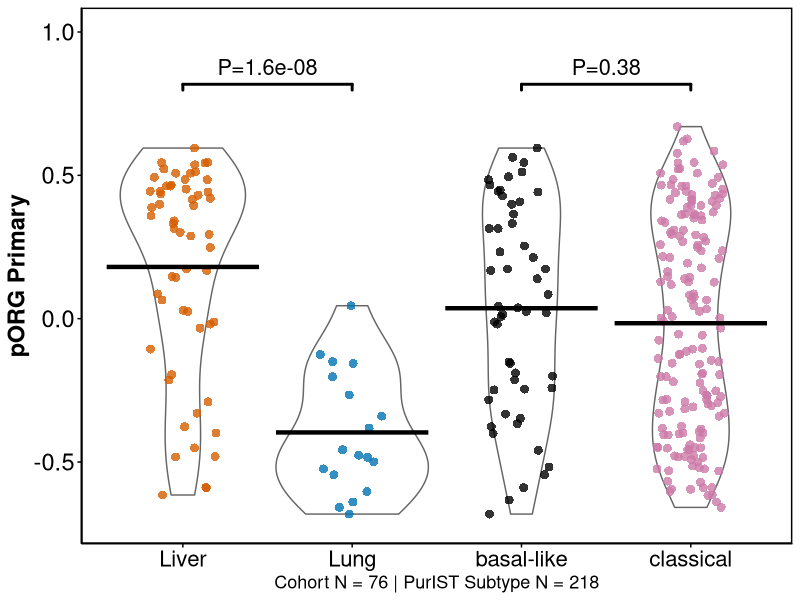
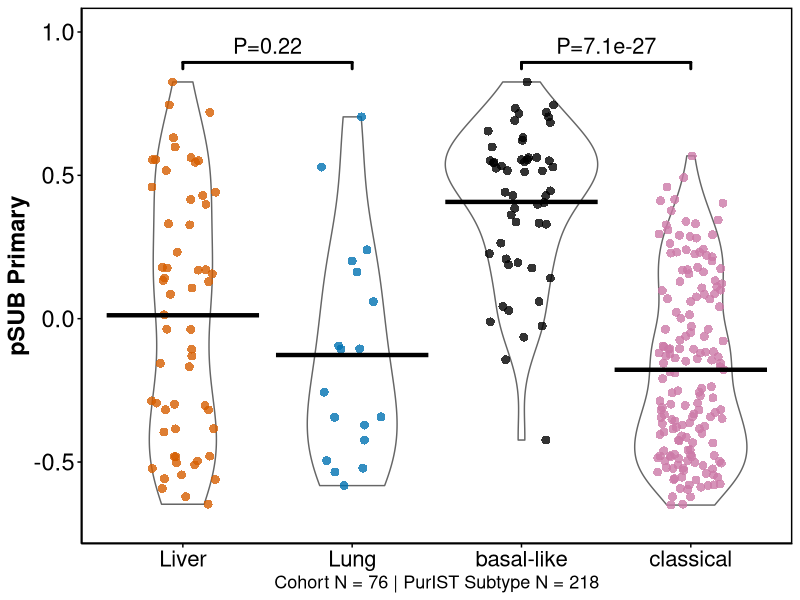
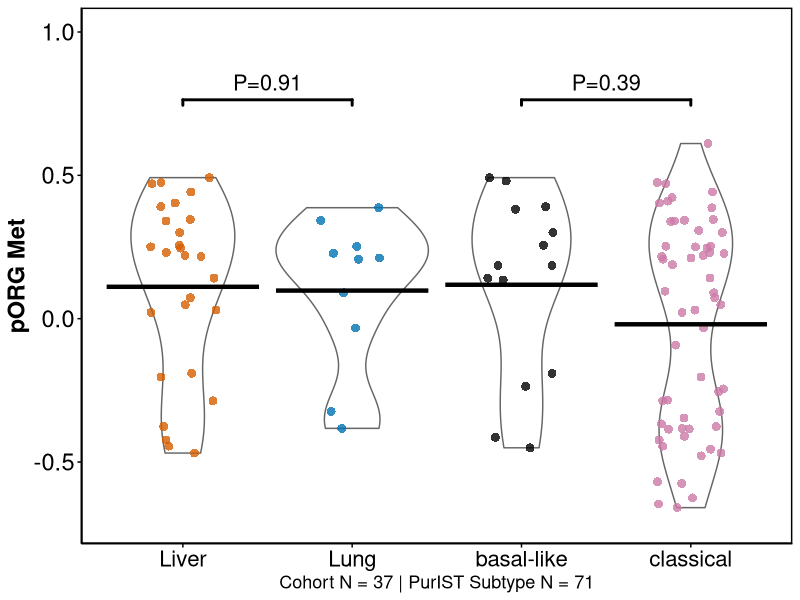
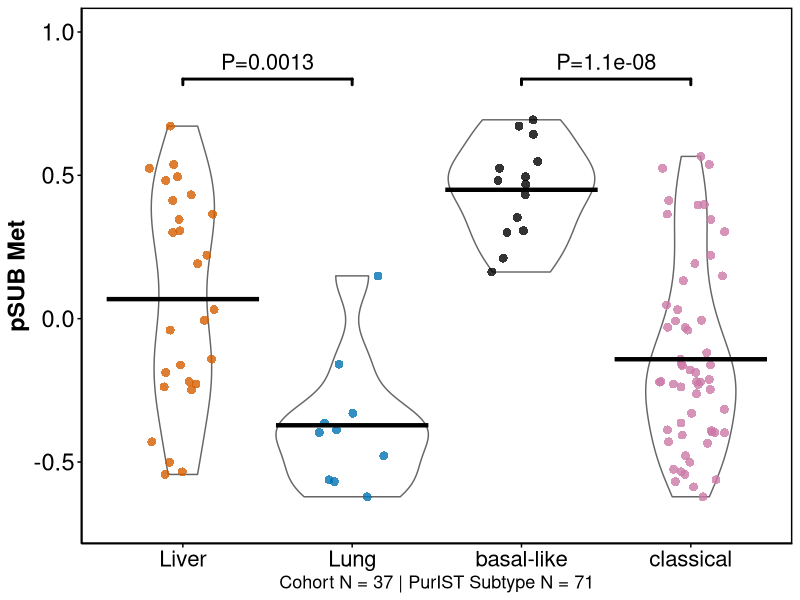
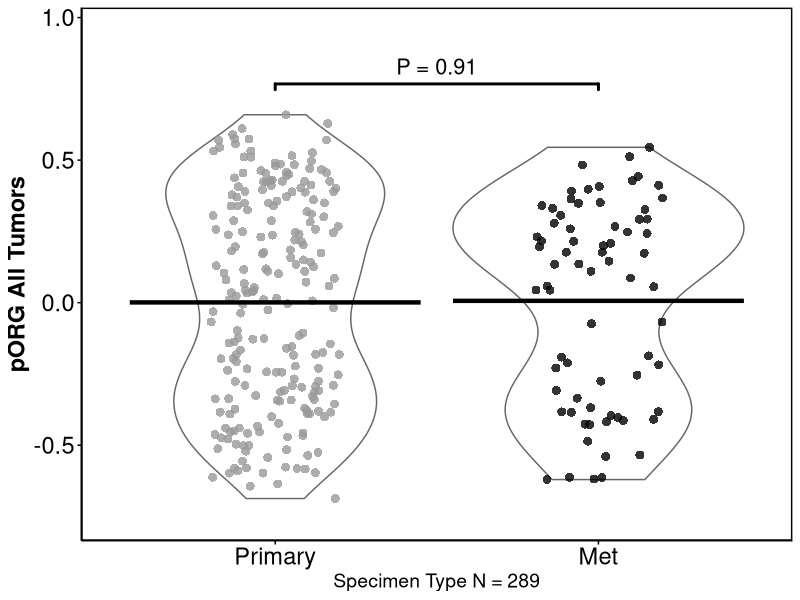
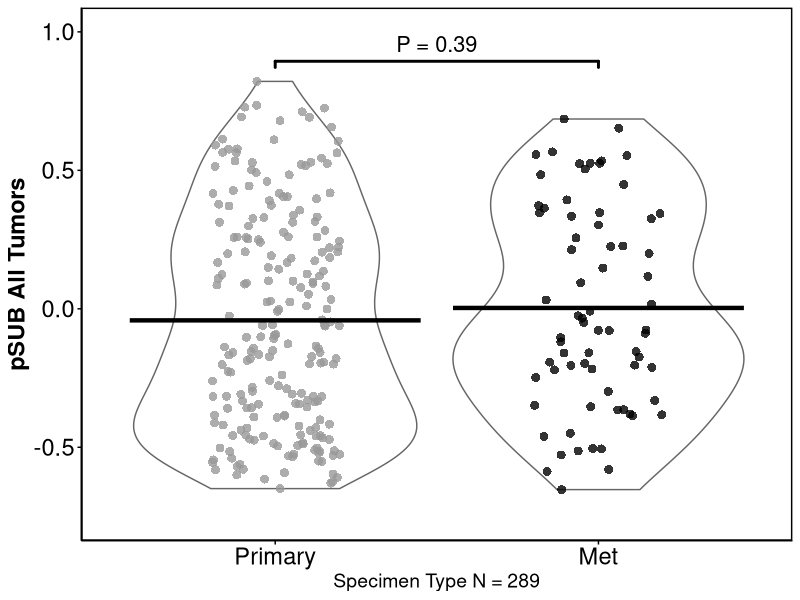

The R source for these figures, in order:
#################################################################
# Figure 2A-C
#################################################################
# Load libraries

library(ggplot2)
library(ggsignif)
set.seed(1)



#################################################################
# Primary Tumors - pORG
#################################################################

# Supplemental Dataset 1
metadata <- readxl::read_xlsx("Supplemental_Dataset_1.xlsx", sheet = 1)

metadata <- metadata[!(is.na(metadata$pORG_Primary)) | !(is.na(metadata$pORG_Primary_T2)),]



#########################################
# Collect pORG & pSUB data for -T and -T2 samples

# -T samples
pORG_primary <- data.frame(cohort = metadata$Cohort,
                           subtype = metadata$PurIST_Subtype,
                           pORG = metadata$pORG_Primary,
                           pSUB = metadata$pSUB_Primary)

# -T2 samples
pORG_primary_T2 <- data.frame(cohort = metadata$Cohort,
                              subtype = metadata$PurIST_Subtype,
                              pORG = metadata$pORG_Primary_T2,
                              pSUB = metadata$pSUB_Primary_T2)
pORG_primary_T2 <- pORG_primary_T2[!(is.na(pORG_primary_T2$pORG)),]


# Basal-like subtype -T and -T2 samples
pORG_subtype_basal <- rbind(pORG_primary[pORG_primary$subtype=="basal-like",],
                            pORG_primary_T2[pORG_primary_T2$subtype=="basal-like",])

# Classical subtype -T and -T2 samples
pORG_subtype_classical <- rbind(pORG_primary[pORG_primary$subtype=="classical",],
                                pORG_primary_T2[pORG_primary_T2$subtype=="classical",])

# Collect all data together
pORG_subtype <- rbind(pORG_subtype_basal, pORG_subtype_classical)
pORG_subtype$cohort <- pORG_subtype$subtype
pORG_all <- rbind(pORG_primary, pORG_primary_T2, pORG_subtype)
pORG_all <- pORG_all[!(is.na(pORG_all$cohort)),]



#########################################
# Plot data

# Get one-way ANOVA (adjusted by BH method) p-values for plot
p.adjust(
    c(
        summary(aov(pORG ~ cohort, data = pORG_all[pORG_all$cohort %in% c("Liver","Lung"),] ))[[1]][["Pr(>F)"]][[1]],
        summary(aov(pORG ~ cohort, data = pORG_all[pORG_all$cohort %in% c("classical","basal-like"),] ))[[1]][["Pr(>F)"]][[1]]
    ),
    method = "BH")




plot_data <- pORG_all
plot_data$cohort <- factor(plot_data$cohort, levels = c("Liver","Lung","basal-like","classical"))



pdf(width = 5.1, height = 3.125, file = "pORG_Primary.pdf")
ggplot(plot_data, aes(x = cohort, y = pORG)) + geom_violin(color = "gray40") + 
    geom_jitter(width = 0.2, aes(color = cohort), size = 3, alpha = 0.8, show.legend = F, stroke = NA) + 
    scale_color_manual(values = c("Liver" = "#d55e00",
                                  "Lung" = "#0072b2",
                                  "basal-like" = "#000000",
                                  "classical" = "#cc79a7")) +
    stat_summary(fun=mean, geom="crossbar" , linewidth = 0.6) + 
    ylim(-0.7,1) +
    theme(panel.grid.major = element_blank(),
          panel.grid.minor = element_blank(),
          panel.background = element_blank(),
          axis.line = element_line(color = "black"),
          axis.ticks = element_line(color = "black"),
          axis.title.x = element_text(color = "black",size = 13),
          axis.title.y = element_text(color = "black", size = 17, face = "bold"),
          axis.text.x = element_text(color = "black", size = 16),
          axis.text.y = element_text(color = "black", size = 17),
          panel.border = element_rect(colour = "black", fill=NA, linewidth=1)) +
    xlab("Cohort N = 76 | PurIST Subtype N = 218") +
    ylab("pORG Primary") +
    geom_signif(comparisons = list(c("Liver", "Lung"), 
                                   c("basal-like", "classical")),
                annotation = c("P=1.6e-08","P=0.38"), tip_length = 0.015, size = 1, y_position = 0.75, textsize = 5.5, vjust = -0.25)
dev.off()



#################################################################
# Primary Tumors - pSUB
#################################################################

# Get one-way ANOVA (adjusted by BH method) p-values for plot
p.adjust(
    c(
        summary(aov(pSUB ~ cohort, data = pORG_all[pORG_all$cohort %in% c("Liver","Lung"),] ))[[1]][["Pr(>F)"]][[1]],
        summary(aov(pSUB ~ cohort, data = pORG_all[pORG_all$cohort %in% c("classical","basal-like"),] ))[[1]][["Pr(>F)"]][[1]]
    ),
    method = "BH")


pdf(width = 5.1, height = 3.125, file = "pSUB_Primary.pdf")
ggplot(plot_data, aes(x = cohort, y = pSUB)) + geom_violin(color = "gray40") + 
    geom_jitter(width = 0.2, aes(color = cohort), size = 3, alpha = 0.8, show.legend = F, stroke = NA) + 
    scale_color_manual(values = c("Liver" = "#d55e00",
                                  "Lung" = "#0072b2",
                                  "basal-like" = "#000000",
                                  "classical" = "#cc79a7")) +
    stat_summary(fun=mean, geom="crossbar" , linewidth = 0.6) + 
    ylim(-0.7,1) +
    theme(panel.grid.major = element_blank(),
          panel.grid.minor = element_blank(),
          panel.background = element_blank(),
          axis.line = element_line(color = "black"),
          axis.ticks = element_line(color = "black"),
          axis.title.x = element_text(color = "black",size = 13),
          axis.title.y = element_text(color = "black", size = 17, face = "bold"),
          axis.text.x = element_text(color = "black", size = 16),
          axis.text.y = element_text(color = "black", size = 17),
          panel.border = element_rect(colour = "black", fill=NA, linewidth=1)) +
    xlab("Cohort N = 76 | PurIST Subtype N = 218") +
    ylab("pSUB Primary") +
    geom_signif(comparisons = list(c("Liver", "Lung"), 
                                   c("basal-like", "classical")),
                annotation = c("P=0.22","P=7.1e-27"), tip_length = 0.015, size = 1, y_position = 0.82, textsize = 5.5, vjust = -0.20)
dev.off()



#################################################################
# Metastases - pORG
#################################################################

# Supplemental Dataset 1
metadata <- readxl::read_xlsx("Supplemental_Dataset_1.xlsx", sheet = 1)

metadata <- metadata[!(is.na(metadata$pORG_Met)),]



#########################################
# Collect pORG & pSUB data for metastases

pORG_met <- data.frame(cohort = metadata$Cohort,
                       subtype = metadata$PurIST_Subtype_Met,
                       pORG = metadata$pORG_Met,
                       pSUB = metadata$pSUB_Met)

pORG_subtype_met <- pORG_met
pORG_subtype_met$cohort <- pORG_subtype_met$subtype

pORG_all_met <- rbind(pORG_met, pORG_subtype_met)
pORG_all_met <- pORG_all_met[!(is.na(pORG_all_met$cohort)),]



#########################################
# Plot data

# Get one-way ANOVA (adjusted by BH method) p-values for plot
p.adjust(
    c(
        summary(aov(pORG ~ cohort, data = pORG_all_met[pORG_all_met$cohort %in% c("Liver","Lung"),] ))[[1]][["Pr(>F)"]][[1]],
        summary(aov(pORG ~ cohort, data = pORG_all_met[pORG_all_met$cohort %in% c("classical","basal-like"),] ))[[1]][["Pr(>F)"]][[1]]
    ),
    method = "BH")




plot_data <- pORG_all_met
plot_data$cohort <- factor(plot_data$cohort, levels = c("Liver","Lung","basal-like","classical"))

pdf(width = 5.1, height = 3.125, file = "pORG_Met.pdf")
ggplot(plot_data, aes(x = cohort, y = pORG)) + geom_violin(color = "gray40") + 
    geom_jitter(width = 0.2, aes(color = cohort), size = 3, alpha = 0.8, show.legend = F, stroke = NA) + 
    scale_color_manual(values = c("Liver" = "#d55e00",
                                  "Lung" = "#0072b2",
                                  "basal-like" = "#000000",
                                  "classical" = "#cc79a7")) +
    stat_summary(fun=mean, geom="crossbar" , linewidth = 0.6) + 
    ylim(-0.7,1) +
    theme(panel.grid.major = element_blank(),
          panel.grid.minor = element_blank(),
          panel.background = element_blank(),
          axis.line = element_line(color = "black"),
          axis.ticks = element_line(color = "black"),
          axis.title.x = element_text(color = "black",size = 13),
          axis.title.y = element_text(color = "black", size = 17, face = "bold"),
          axis.text.x = element_text(color = "black", size = 16),
          axis.text.y = element_text(color = "black", size = 17),
          panel.border = element_rect(colour = "black", fill=NA, linewidth=1)) +
    xlab("Cohort N = 37 | PurIST Subtype N = 71") +
    ylab("pORG Met") +
    geom_signif(comparisons = list(c("Liver", "Lung"), 
                                   c("basal-like", "classical")),
                annotation = c("P=0.91","P=0.39"), tip_length = 0.015, size = 1, y_position = 0.70, textsize = 5.5, vjust = -0.25)
dev.off()



#################################################################
# Metastases - pSUB
#################################################################

# Get one-way ANOVA (adjusted by BH method) p-values for plot
p.adjust(
    c(
        summary(aov(pSUB ~ cohort, data = pORG_all_met[pORG_all_met$cohort %in% c("Liver","Lung"),] ))[[1]][["Pr(>F)"]][[1]],
        summary(aov(pSUB ~ cohort, data = pORG_all_met[pORG_all_met$cohort %in% c("classical","basal-like"),] ))[[1]][["Pr(>F)"]][[1]]
    ),
    method = "BH")



plot_data$cohort <- factor(plot_data$cohort, levels = c("Liver","Lung","basal-like","classical"))



pdf(width = 5.1, height = 3.125, file = "pSUB_Met.pdf")
ggplot(plot_data, aes(x = cohort, y = pSUB)) + geom_violin(color = "gray40") + 
    geom_jitter(width = 0.2, aes(color = cohort), size = 3, alpha = 0.8, show.legend = F, stroke = NA) + 
    scale_color_manual(values = c("Liver" = "#d55e00",
                                  "Lung" = "#0072b2",
                                  "basal-like" = "#000000",
                                  "classical" = "#cc79a7")) +
    stat_summary(fun=mean, geom="crossbar" , linewidth = 0.6) + 
    ylim(-0.7,1) +
    theme(panel.grid.major = element_blank(),
          panel.grid.minor = element_blank(),
          panel.background = element_blank(),
          axis.line = element_line(color = "black"),
          axis.ticks = element_line(color = "black"),
          axis.title.x = element_text(color = "black",size = 13),
          axis.title.y = element_text(color = "black", size = 17, face = "bold"),
          axis.text.x = element_text(color = "black", size = 16),
          axis.text.y = element_text(color = "black", size = 17),
          panel.border = element_rect(colour = "black", fill=NA, linewidth=1)) +
    xlab("Cohort N = 37 | PurIST Subtype N = 71") +
    ylab("pSUB Met") +
    geom_signif(comparisons = list(c("Liver", "Lung"), 
                                   c("basal-like", "classical")),
                annotation = c("P=0.0013","P=1.1e-08"), tip_length = 0.015, size = 1, y_position = 0.77, textsize = 5.5, vjust = -0.25)
dev.off()



#################################################################
# Primary vs Met - pORG
#################################################################

# Supplemental Dataset 1
metadata <- readxl::read_xlsx("Supplemental_Dataset_1.xlsx", sheet = 1)

metadata <- metadata[!(is.na(metadata$pORG_allPrimary)) | !(is.na(metadata$pORG_All_T2)) | !(is.na(metadata$pORG_allMet)),]



#########################################
# Collect pORG & pSUB data for primaries & mets

pORG_final_primary <- data.frame(Tumor = "Primary",
                                 pORG = c(metadata$pORG_allPrimary[!(is.na(metadata$pORG_allPrimary))],
                                          metadata$pORG_All_T2[!(is.na(metadata$pORG_All_T2))]),
                                 pSUB = c(metadata$pSUB_allPrimary[!(is.na(metadata$pSUB_allPrimary))],
                                          metadata$pSUB_All_T2[!(is.na(metadata$pSUB_All_T2))])
)

pORG_final_met <- data.frame(Tumor = "Met",
                             pORG = metadata$pORG_allMet[!(is.na(metadata$pORG_allMet))],
                             pSUB = metadata$pSUB_allMet[!(is.na(metadata$pSUB_allMet))]
)

pORG_final <- rbind(pORG_final_primary,pORG_final_met)



#########################################
# Plot data

# Get one-way ANOVA p-value
summary(aov(pORG ~ Tumor, data = pORG_final))[[1]][["Pr(>F)"]][[1]]



plot_data <- pORG_final
plot_data$Tumor <- factor(plot_data$Tumor, levels = c("Primary","Met"))



pdf(width = 3.825, height = 3.7, file = "pORG_Primary_vs_Met.pdf")
ggplot(plot_data, aes(x = Tumor, y = pORG)) + geom_violin(color = "gray40") + 
    geom_jitter(width = 0.2, aes(color = Tumor), size = 3, alpha = 0.8, show.legend = F, stroke = NA) + 
    scale_color_manual(values = c("Primary" = "gray60", "Met" = "black")) +
    stat_summary(fun=mean, geom="crossbar" , linewidth = 0.6) + 
    ylim(-0.75,0.95) +
    theme(panel.grid.major = element_blank(),
          panel.grid.minor = element_blank(),
          panel.background = element_blank(),
          axis.line = element_line(color = "black"),
          axis.ticks = element_line(color = "black"),
          axis.title.x = element_text(color = "black",size = 14),
          axis.title.y = element_text(color = "black", size = 17, face = "bold"),
          axis.text.x = element_text(color = "black", size = 17),
          axis.text.y = element_text(color = "black", size = 17),
          panel.border = element_rect(colour = "black", fill=NA, linewidth=1)) +
    xlab("Specimen Type N = 289") +
    ylab("pORG All Tumors") +
    geom_signif(comparisons = list(c("Primary", "Met")),
                annotation = c("P = 0.91"), tip_length = 0.015, size = 1, y_position = 0.70, textsize = 5.5, vjust = -0.25)
dev.off()



#################################################################
# Primary vs Met - pSUB
#################################################################


# Get one-way ANOVA p-value
summary(aov(pSUB ~ Tumor, data = pORG_final))[[1]][["Pr(>F)"]][[1]]



plot_data <- pORG_final
plot_data$Tumor <- factor(plot_data$Tumor, levels = c("Primary","Met"))



pdf(width = 3.825, height = 3.7, file = "pSUB_Primary_vs_Met.pdf")
ggplot(plot_data, aes(x = Tumor, y = pSUB)) + geom_violin(color = "gray40") + 
    geom_jitter(width = 0.2, aes(color = Tumor), size = 3, alpha = 0.8, show.legend = F, stroke = NA) + 
    scale_color_manual(values = c("Primary" = "gray60", "Met" = "black")) +
    stat_summary(fun=mean, geom="crossbar" , linewidth = 0.6) + 
    ylim(-0.75,1) +
    theme(panel.grid.major = element_blank(),
          panel.grid.minor = element_blank(),
          panel.background = element_blank(),
          axis.line = element_line(color = "black"),
          axis.ticks = element_line(color = "black"),
          axis.title.x = element_text(color = "black",size = 14),
          axis.title.y = element_text(color = "black", size = 17, face = "bold"),
          axis.text.x = element_text(color = "black", size = 17),
          axis.text.y = element_text(color = "black", size = 17),
          panel.border = element_rect(colour = "black", fill=NA, linewidth=1)) +
    xlab("Specimen Type N = 289") +
    ylab("pSUB All Tumors") +
    geom_signif(comparisons = list(c("Primary", "Met")),
                annotation = c("P = 0.39"), tip_length = 0.015, size = 1, y_position = 0.82, textsize = 5.5, vjust = -0.25)
dev.off()